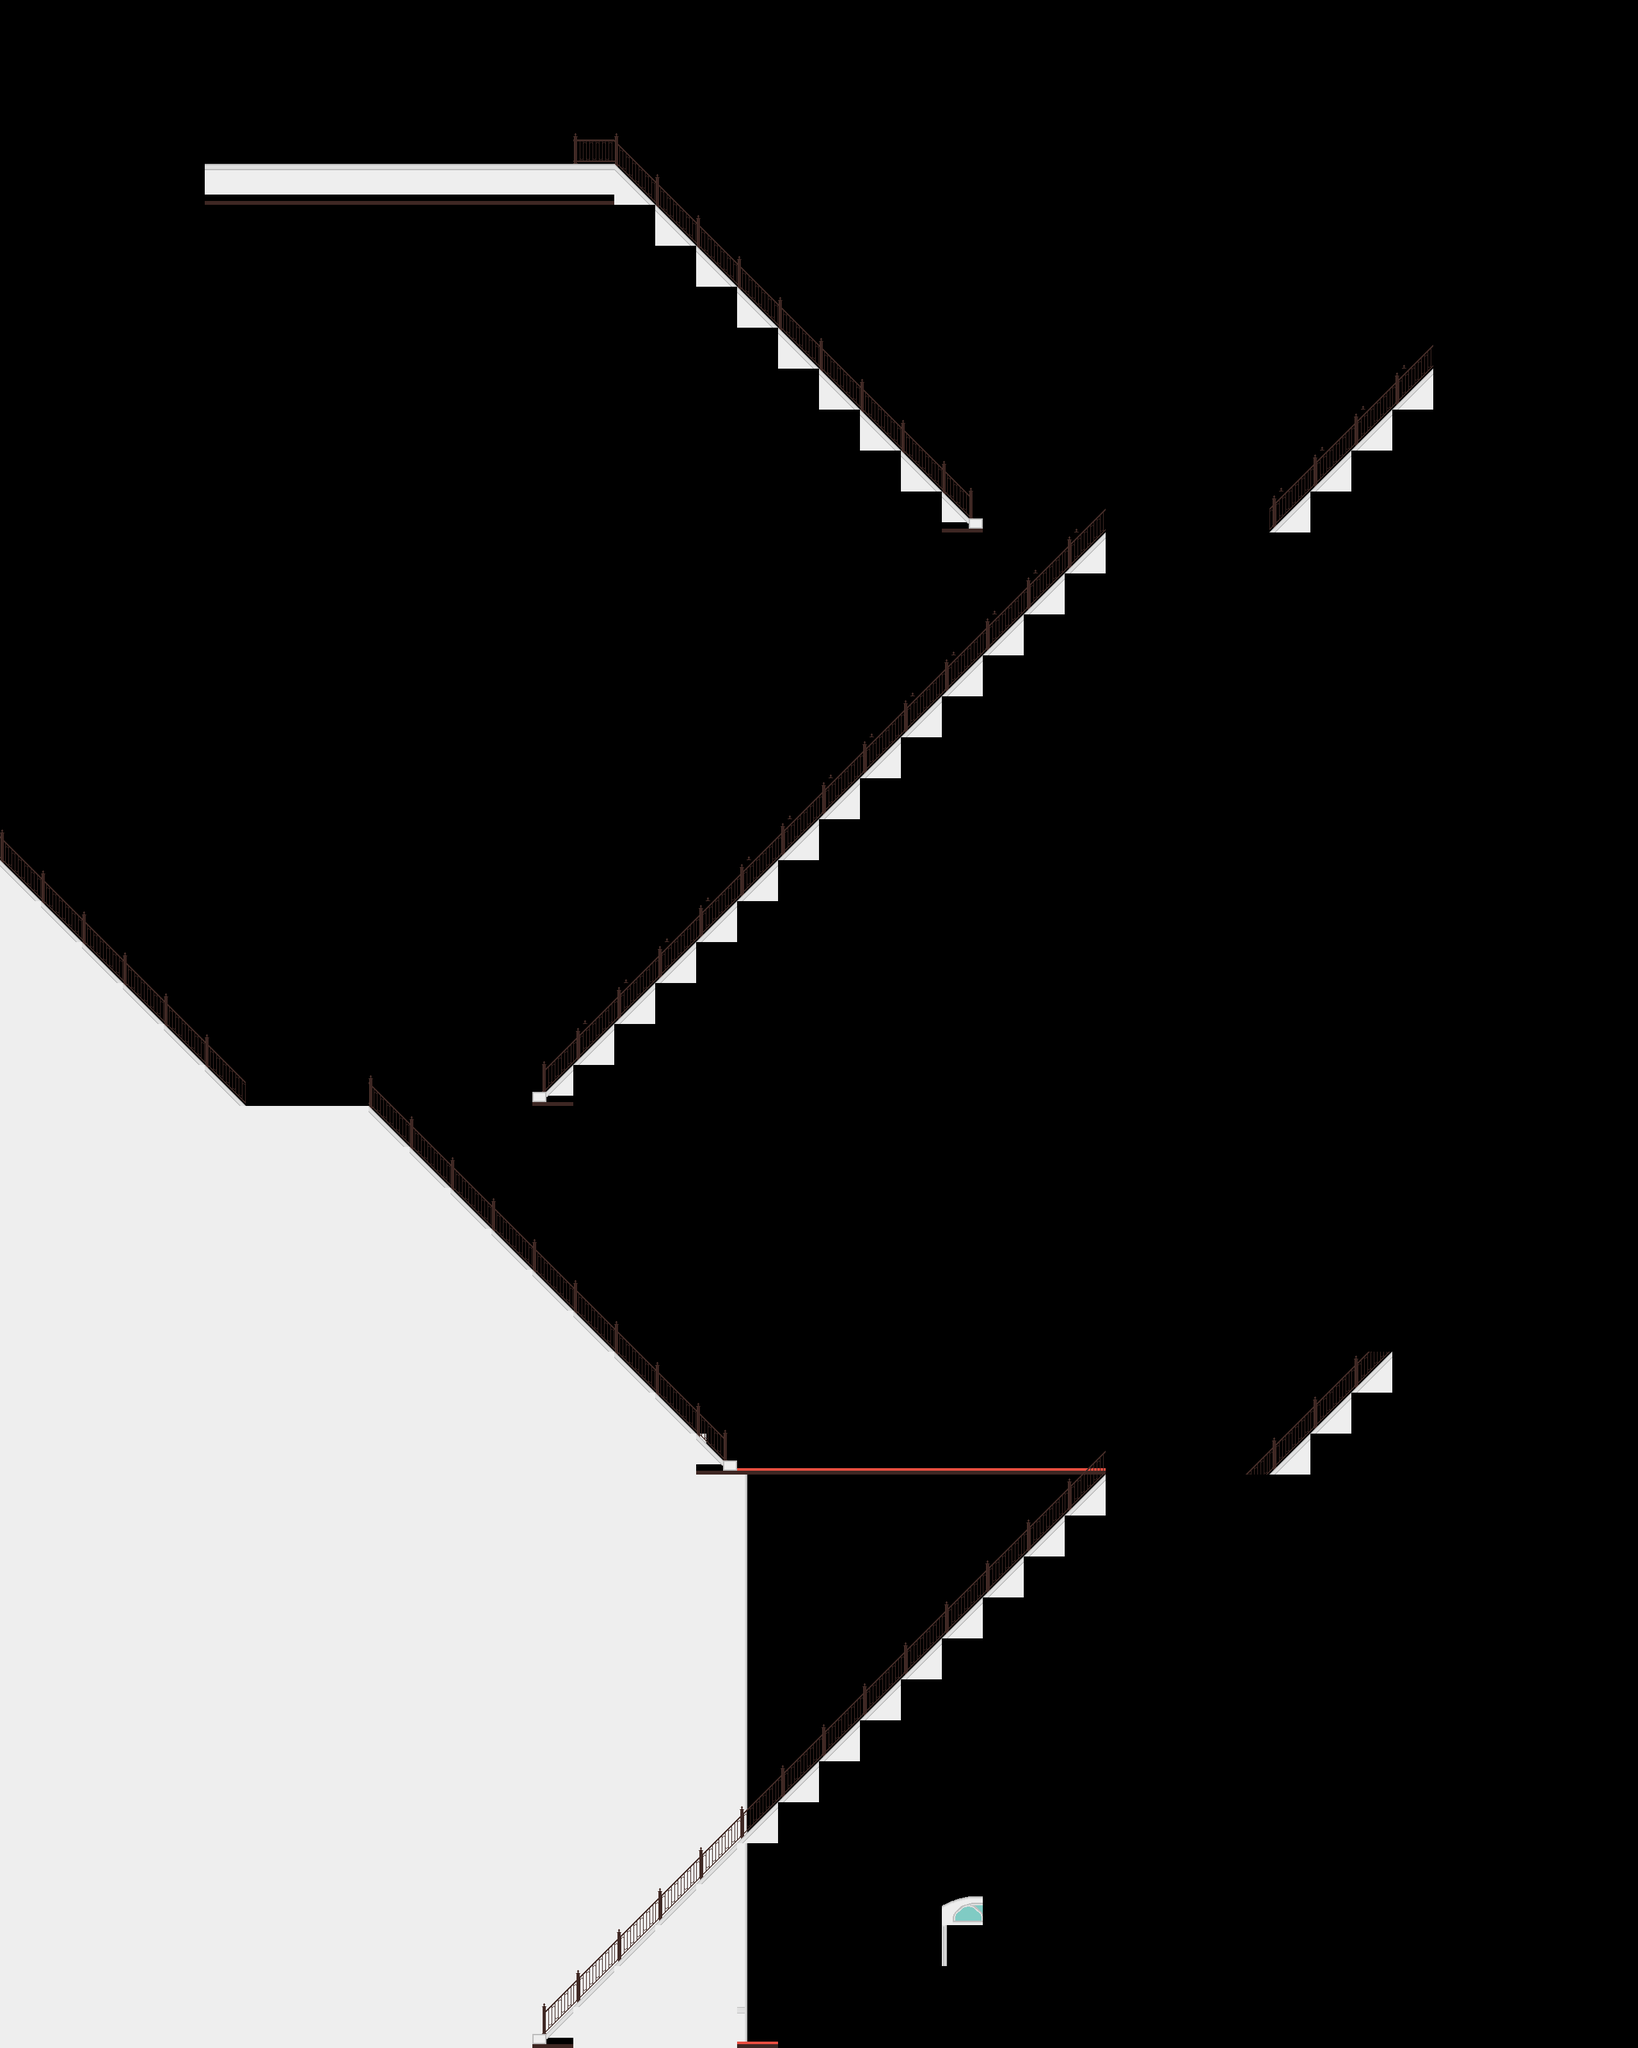

Below is a game level as drawn by its tile map, then a one-line description and the .tmx that defines it (tile-layer data replaced by summaries):
An orthogonal 40x50 tile map with 64x64 px tiles, 2 tile layers (ForeGround, background), 2 tilesets and 16 objects (5x upOnly, thrower, right).

<map version="1.0" orientation="orthogonal" renderorder="right-down" width="40" height="50" tilewidth="64" tileheight="64" nextobjectid="50">
 <tileset firstgid="1" name="testtiles" tilewidth="64" tileheight="64" tilecount="100">
  <image source="../graphics/testtiles.png" width="640" height="640" />
 </tileset>
 <tileset firstgid="101" name="testtiles2" tilewidth="64" tileheight="64" tilecount="100">
  <image source="../graphics/testtiles2.png" width="640" height="640" />
 </tileset>
 <layer name="ForeGround" width="40" height="50">
  <data>[2000 cells, 408 non-empty, 4 distinct tile ids]</data>
 </layer>
 <layer name="background" width="40" height="50">
  <data>[2000 cells, 1169 non-empty, 13 distinct tile ids]</data>
 </layer>
 <objectgroup name="col">
  <object id="3" x="128" y="3072">
   <polyline points="0,0 200,0 290.667,61.3333" />
  </object>
  <object id="4" x="129.333" y="2878.67">
   <polyline points="0,0 -1.33333,305.333" />
  </object>
  <object id="19" type="upOnly" x="1216" y="2816">
   <polyline points="0,0 256,-256" />
  </object>
  <object id="20" type="upOnly" x="888" y="3144">
   <polyline points="0,0 328,-328" />
  </object>
  <object id="21" type="upOnly" x="1472" y="2560">
   <polyline points="0,0 256,-256" />
  </object>
  <object id="22" type="upOnly" x="1984" y="2304">
   <polyline points="0,0 256,-256" />
  </object>
  <object id="23" x="384" y="3136">
   <polyline points="0,0 540,4" />
  </object>
  <object id="29" x="1984" y="2304">
   <polyline points="0,0 -256,0" />
  </object>
  <object id="30" x="1152" y="2304">
   <polyline points="0,0 -576,-576 -768,-576 -1216,-1024" />
  </object>
  <object id="34" x="832" y="1728">
   <polyline points="0,0 896,-896 1152,-896 1408,-1152" />
  </object>
  <object id="35" x="1536" y="832">
   <polyline points="0,0 -576,-576 -1536,-576" />
  </object>
  <object id="44" x="128" y="2880">
   <polyline points="0,0 0,-1344" />
  </object>
 </objectgroup>
 <objectgroup name="objects">
  <object id="42" type="upOnly" x="1152" y="2304">
   <polyline points="0,0 256,0" />
  </object>
  <object id="43" type="thrower" gid="28" x="262" y="250.667" width="64" height="64">
   <properties>
    <property name="direction" value="1" />
   </properties>
  </object>
 </objectgroup>
 <objectgroup name="doors">
  <object id="6" name="right" gid="70" x="1472" y="3072" width="64" height="64" />
  <object id="49" x="1728" y="3136">
   <polyline points="0,0 -832,0" />
  </object>
 </objectgroup>
</map>
